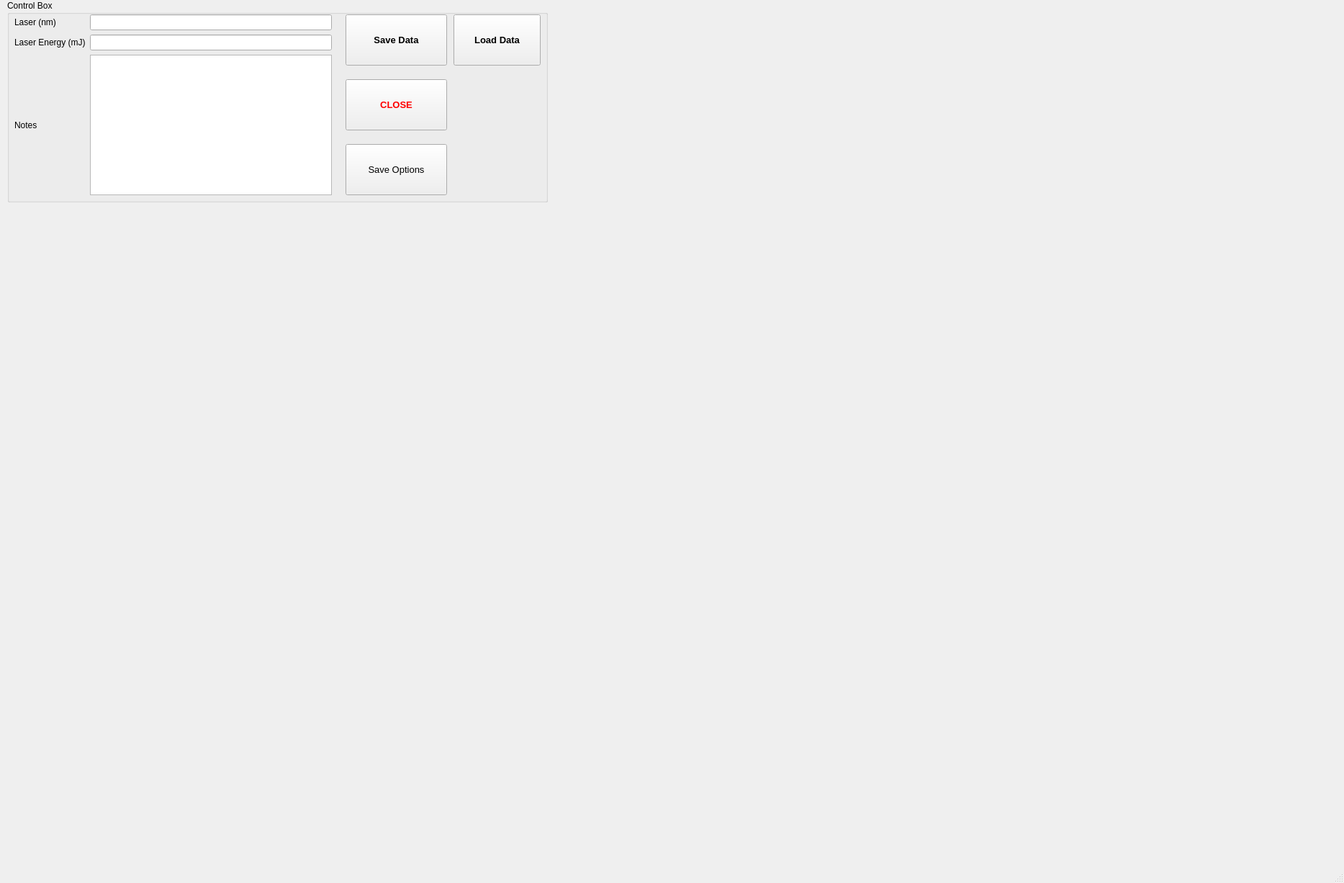
<?xml version="1.0" encoding="UTF-8"?>
<ui version="4.0">
 <class>MainWindow</class>
 <widget class="QMainWindow" name="MainWindow">
  <property name="geometry">
   <rect>
    <x>0</x>
    <y>0</y>
    <width>1867</width>
    <height>1226</height>
   </rect>
  </property>
  <property name="windowTitle">
   <string>MainWindow</string>
  </property>
  <widget class="QWidget" name="centralwidget">
   <widget class="BaslerWidget" name="baslerWidget" native="true">
    <property name="geometry">
     <rect>
      <x>10</x>
      <y>290</y>
      <width>751</width>
      <height>711</height>
     </rect>
    </property>
   </widget>
   <widget class="FlameWidget" name="flameWidget" native="true">
    <property name="geometry">
     <rect>
      <x>770</x>
      <y>10</y>
      <width>1091</width>
      <height>991</height>
     </rect>
    </property>
   </widget>
   <widget class="QGroupBox" name="groupBox">
    <property name="geometry">
     <rect>
      <x>10</x>
      <y>0</y>
      <width>751</width>
      <height>281</height>
     </rect>
    </property>
    <property name="title">
     <string>Control Box</string>
    </property>
    <widget class="QWidget" name="gridLayoutWidget">
     <property name="geometry">
      <rect>
       <x>10</x>
       <y>20</y>
       <width>441</width>
       <height>251</height>
      </rect>
     </property>
     <layout class="QGridLayout" name="gridLayout">
      <item row="0" column="0">
       <widget class="QLabel" name="label">
        <property name="text">
         <string>Laser (nm)</string>
        </property>
       </widget>
      </item>
      <item row="2" column="0">
       <widget class="QLabel" name="label_3">
        <property name="text">
         <string>Notes</string>
        </property>
       </widget>
      </item>
      <item row="1" column="0">
       <widget class="QLabel" name="label_2">
        <property name="text">
         <string>Laser Energy (mJ)</string>
        </property>
       </widget>
      </item>
      <item row="2" column="1">
       <widget class="QPlainTextEdit" name="notes"/>
      </item>
      <item row="0" column="1">
       <widget class="QLineEdit" name="laser"/>
      </item>
      <item row="1" column="1">
       <widget class="QLineEdit" name="energy"/>
      </item>
     </layout>
    </widget>
    <widget class="QPushButton" name="saveDataBtn">
     <property name="geometry">
      <rect>
       <x>470</x>
       <y>20</y>
       <width>141</width>
       <height>71</height>
      </rect>
     </property>
     <property name="font">
      <font>
       <pointsize>10</pointsize>
       <weight>75</weight>
       <bold>true</bold>
      </font>
     </property>
     <property name="text">
      <string>Save Data</string>
     </property>
    </widget>
    <widget class="QPushButton" name="saveOptions">
     <property name="geometry">
      <rect>
       <x>470</x>
       <y>200</y>
       <width>141</width>
       <height>71</height>
      </rect>
     </property>
     <property name="font">
      <font>
       <pointsize>10</pointsize>
       <weight>50</weight>
       <bold>false</bold>
      </font>
     </property>
     <property name="text">
      <string>Save Options</string>
     </property>
    </widget>
    <widget class="QPushButton" name="closeBtn">
     <property name="geometry">
      <rect>
       <x>470</x>
       <y>110</y>
       <width>141</width>
       <height>71</height>
      </rect>
     </property>
     <property name="palette">
      <palette>
       <active>
        <colorrole role="ButtonText">
         <brush brushstyle="SolidPattern">
          <color alpha="255">
           <red>255</red>
           <green>0</green>
           <blue>0</blue>
          </color>
         </brush>
        </colorrole>
       </active>
       <inactive>
        <colorrole role="ButtonText">
         <brush brushstyle="SolidPattern">
          <color alpha="255">
           <red>255</red>
           <green>0</green>
           <blue>0</blue>
          </color>
         </brush>
        </colorrole>
       </inactive>
       <disabled>
        <colorrole role="ButtonText">
         <brush brushstyle="SolidPattern">
          <color alpha="255">
           <red>120</red>
           <green>120</green>
           <blue>120</blue>
          </color>
         </brush>
        </colorrole>
       </disabled>
      </palette>
     </property>
     <property name="font">
      <font>
       <pointsize>10</pointsize>
       <weight>75</weight>
       <bold>true</bold>
      </font>
     </property>
     <property name="text">
      <string>CLOSE</string>
     </property>
    </widget>
    <widget class="QPushButton" name="loadDataBtn">
     <property name="geometry">
      <rect>
       <x>620</x>
       <y>20</y>
       <width>121</width>
       <height>71</height>
      </rect>
     </property>
     <property name="font">
      <font>
       <pointsize>10</pointsize>
       <weight>75</weight>
       <bold>true</bold>
      </font>
     </property>
     <property name="text">
      <string>Load Data</string>
     </property>
    </widget>
   </widget>
  </widget>
  <widget class="QMenuBar" name="menubar">
   <property name="geometry">
    <rect>
     <x>0</x>
     <y>0</y>
     <width>1867</width>
     <height>21</height>
    </rect>
   </property>
  </widget>
  <widget class="QStatusBar" name="statusbar"/>
 </widget>
 <customwidgets>
  <customwidget>
   <class>BaslerWidget</class>
   <extends>QWidget</extends>
   <header>Basler.BaslerWidget</header>
   <container>1</container>
  </customwidget>
  <customwidget>
   <class>FlameWidget</class>
   <extends>QWidget</extends>
   <header>Flame.FlameWidget</header>
   <container>1</container>
  </customwidget>
 </customwidgets>
 <resources/>
 <connections/>
</ui>
